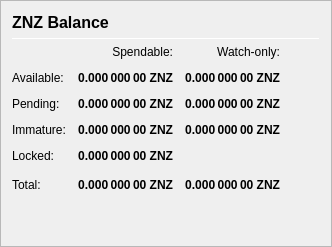
                   <widget class="QFrame" name="frame_Balances">
                    <property name="frameShape">
                     <enum>QFrame::StyledPanel</enum>
                    </property>
                    <property name="frameShadow">
                     <enum>QFrame::Raised</enum>
                    </property>
                    <layout class="QVBoxLayout" name="verticalLayout_4">
                     <item>
                      <layout class="QHBoxLayout" name="horizontalLayout_4">
                       <item>
                        <widget class="QLabel" name="label_5">
                         <property name="minimumSize">
                          <size>
                           <width>0</width>
                           <height>20</height>
                          </size>
                         </property>
                         <property name="font">
                          <font>
                           <pointsize>12</pointsize>
                           <weight>75</weight>
                           <bold>true</bold>
                          </font>
                         </property>
                         <property name="text">
                          <string>ZNZ Balance</string>
                         </property>
                        </widget>
                       </item>
                       <item>
                        <spacer name="horizontalSpacer_3">
                         <property name="orientation">
                          <enum>Qt::Horizontal</enum>
                         </property>
                         <property name="sizeHint" stdset="0">
                          <size>
                           <width>40</width>
                           <height>20</height>
                          </size>
                         </property>
                        </spacer>
                       </item>
                      </layout>
                     </item>
                     <item>
                      <widget class="Line" name="line_Balance">
                       <property name="minimumSize">
                        <size>
                         <width>0</width>
                         <height>1</height>
                        </size>
                       </property>
                       <property name="maximumSize">
                        <size>
                         <width>16777215</width>
                         <height>1</height>
                        </size>
                       </property>
                       <property name="orientation">
                        <enum>Qt::Horizontal</enum>
                       </property>
                      </widget>
                     </item>
                     <item>
                      <layout class="QGridLayout" name="gridLayout">
                       <property name="spacing">
                        <number>12</number>
                       </property>
                       <item row="0" column="1">
                        <widget class="QLabel" name="labelSpendable">
                         <property name="text">
                          <string>Spendable:</string>
                         </property>
                         <property name="alignment">
                          <set>Qt::AlignRight|Qt::AlignTrailing|Qt::AlignVCenter</set>
                         </property>
                        </widget>
                       </item>
                       <item row="0" column="2">
                        <widget class="QLabel" name="labelWatchonly">
                         <property name="text">
                          <string>Watch-only:</string>
                         </property>
                         <property name="alignment">
                          <set>Qt::AlignRight|Qt::AlignTrailing|Qt::AlignVCenter</set>
                         </property>
                        </widget>
                       </item>
                       <item row="1" column="0">
                        <widget class="QLabel" name="labelBalanceText">
                         <property name="text">
                          <string>Available:</string>
                         </property>
                        </widget>
                       </item>
                       <item row="1" column="1">
                        <widget class="QLabel" name="labelBalance">
                         <property name="font">
                          <font>
                           <weight>75</weight>
                           <bold>true</bold>
                          </font>
                         </property>
                         <property name="cursor">
                          <cursorShape>IBeamCursor</cursorShape>
                         </property>
                         <property name="toolTip">
                          <string>Your current spendable balance</string>
                         </property>
                         <property name="text">
                          <string notr="true">0.000 000 00 ZNZ</string>
                         </property>
                         <property name="alignment">
                          <set>Qt::AlignRight|Qt::AlignTrailing|Qt::AlignVCenter</set>
                         </property>
                         <property name="textInteractionFlags">
                          <set>Qt::LinksAccessibleByMouse|Qt::TextSelectableByKeyboard|Qt::TextSelectableByMouse</set>
                         </property>
                        </widget>
                       </item>
                       <item row="1" column="2">
                        <widget class="QLabel" name="labelWatchAvailable">
                         <property name="font">
                          <font>
                           <weight>75</weight>
                           <bold>true</bold>
                          </font>
                         </property>
                         <property name="cursor">
                          <cursorShape>IBeamCursor</cursorShape>
                         </property>
                         <property name="toolTip">
                          <string>Your current balance in watch-only addresses</string>
                         </property>
                         <property name="text">
                          <string notr="true">0.000 000 00 ZNZ</string>
                         </property>
                         <property name="alignment">
                          <set>Qt::AlignRight|Qt::AlignTrailing|Qt::AlignVCenter</set>
                         </property>
                         <property name="textInteractionFlags">
                          <set>Qt::LinksAccessibleByMouse|Qt::TextSelectableByKeyboard|Qt::TextSelectableByMouse</set>
                         </property>
                        </widget>
                       </item>
                       <item row="2" column="0">
                        <widget class="QLabel" name="labelPendingText">
                         <property name="text">
                          <string>Pending:</string>
                         </property>
                        </widget>
                       </item>
                       <item row="2" column="1">
                        <widget class="QLabel" name="labelUnconfirmed">
                         <property name="font">
                          <font>
                           <weight>75</weight>
                           <bold>true</bold>
                          </font>
                         </property>
                         <property name="cursor">
                          <cursorShape>IBeamCursor</cursorShape>
                         </property>
                         <property name="toolTip">
                          <string>Total of transactions that have yet to be confirmed, and do not yet count toward the spendable balance</string>
                         </property>
                         <property name="text">
                          <string notr="true">0.000 000 00 ZNZ</string>
                         </property>
                         <property name="alignment">
                          <set>Qt::AlignRight|Qt::AlignTrailing|Qt::AlignVCenter</set>
                         </property>
                         <property name="textInteractionFlags">
                          <set>Qt::LinksAccessibleByMouse|Qt::TextSelectableByKeyboard|Qt::TextSelectableByMouse</set>
                         </property>
                        </widget>
                       </item>
                       <item row="2" column="2">
                        <widget class="QLabel" name="labelWatchPending">
                         <property name="font">
                          <font>
                           <weight>75</weight>
                           <bold>true</bold>
                          </font>
                         </property>
                         <property name="cursor">
                          <cursorShape>IBeamCursor</cursorShape>
                         </property>
                         <property name="toolTip">
                          <string>Unconfirmed transactions to watch-only addresses</string>
                         </property>
                         <property name="text">
                          <string notr="true">0.000 000 00 ZNZ</string>
                         </property>
                         <property name="alignment">
                          <set>Qt::AlignRight|Qt::AlignTrailing|Qt::AlignVCenter</set>
                         </property>
                         <property name="textInteractionFlags">
                          <set>Qt::LinksAccessibleByMouse|Qt::TextSelectableByKeyboard|Qt::TextSelectableByMouse</set>
                         </property>
                        </widget>
                       </item>
                       <item row="3" column="0">
                        <widget class="QLabel" name="labelImmatureText">
                         <property name="text">
                          <string>Immature:</string>
                         </property>
                        </widget>
                       </item>
                       <item row="3" column="1">
                        <widget class="QLabel" name="labelImmature">
                         <property name="font">
                          <font>
                           <weight>75</weight>
                           <bold>true</bold>
                          </font>
                         </property>
                         <property name="cursor">
                          <cursorShape>IBeamCursor</cursorShape>
                         </property>
                         <property name="toolTip">
                          <string>Staked or masternode rewards that has not yet matured</string>
                         </property>
                         <property name="text">
                          <string notr="true">0.000 000 00 ZNZ</string>
                         </property>
                         <property name="alignment">
                          <set>Qt::AlignRight|Qt::AlignTrailing|Qt::AlignVCenter</set>
                         </property>
                         <property name="textInteractionFlags">
                          <set>Qt::LinksAccessibleByMouse|Qt::TextSelectableByKeyboard|Qt::TextSelectableByMouse</set>
                         </property>
                        </widget>
                       </item>
                       <item row="3" column="2">
                        <widget class="QLabel" name="labelWatchImmature">
                         <property name="font">
                          <font>
                           <weight>75</weight>
                           <bold>true</bold>
                          </font>
                         </property>
                         <property name="cursor">
                          <cursorShape>IBeamCursor</cursorShape>
                         </property>
                         <property name="toolTip">
                          <string>Staked or masternode rewards in watch-only addresses that has not yet matured</string>
                         </property>
                         <property name="text">
                          <string notr="true">0.000 000 00 ZNZ</string>
                         </property>
                         <property name="alignment">
                          <set>Qt::AlignRight|Qt::AlignTrailing|Qt::AlignVCenter</set>
                         </property>
                         <property name="textInteractionFlags">
                          <set>Qt::LinksAccessibleByMouse|Qt::TextSelectableByKeyboard|Qt::TextSelectableByMouse</set>
                         </property>
                        </widget>
                       </item>
                       <item row="4" column="0">
                        <widget class="QLabel" name="labelLockedBalanceText">
                         <property name="toolTip">
                          <string>Locked ZNZ or Masternode collaterals. These are excluded from zZNZ minting.</string>
                         </property>
                         <property name="text">
                          <string>Locked:</string>
                         </property>
                        </widget>
                       </item>
                       <item row="4" column="1">
                        <widget class="QLabel" name="labelLockedBalance">
                         <property name="font">
                          <font>
                           <weight>75</weight>
                           <bold>true</bold>
                          </font>
                         </property>
                         <property name="cursor">
                          <cursorShape>IBeamCursor</cursorShape>
                         </property>
                         <property name="toolTip">
                          <string>Locked ZNZ or Masternode collaterals. These are excluded from zZNZ minting.</string>
                         </property>
                         <property name="text">
                          <string notr="true">0.000 000 00 ZNZ</string>
                         </property>
                         <property name="alignment">
                          <set>Qt::AlignRight|Qt::AlignTrailing|Qt::AlignVCenter</set>
                         </property>
                         <property name="textInteractionFlags">
                          <set>Qt::LinksAccessibleByMouse|Qt::TextSelectableByKeyboard|Qt::TextSelectableByMouse</set>
                         </property>
                        </widget>
                       </item>
                       <item row="5" column="0">
                        <widget class="QLabel" name="labelTotalText">
                         <property name="toolTip">
                          <string>Your current Zenzo balance, unconfirmed and immature transactions included</string>
                         </property>
                         <property name="text">
                          <string>Total:</string>
                         </property>
                        </widget>
                       </item>
                       <item row="5" column="1">
                        <widget class="QLabel" name="labelTotal">
                         <property name="font">
                          <font>
                           <weight>75</weight>
                           <bold>true</bold>
                          </font>
                         </property>
                         <property name="cursor">
                          <cursorShape>IBeamCursor</cursorShape>
                         </property>
                         <property name="toolTip">
                          <string>Your current Zenzo balance, unconfirmed and immature transactions included</string>
                         </property>
                         <property name="text">
                          <string notr="true">0.000 000 00 ZNZ</string>
                         </property>
                         <property name="alignment">
                          <set>Qt::AlignRight|Qt::AlignTrailing|Qt::AlignVCenter</set>
                         </property>
                         <property name="textInteractionFlags">
                          <set>Qt::LinksAccessibleByMouse|Qt::TextSelectableByKeyboard|Qt::TextSelectableByMouse</set>
                         </property>
                        </widget>
                       </item>
                       <item row="5" column="2">
                        <widget class="QLabel" name="labelWatchTotal">
                         <property name="font">
                          <font>
                           <weight>75</weight>
                           <bold>true</bold>
                          </font>
                         </property>
                         <property name="cursor">
                          <cursorShape>IBeamCursor</cursorShape>
                         </property>
                         <property name="toolTip">
                          <string>Current total balance in watch-only addresses</string>
                         </property>
                         <property name="text">
                          <string notr="true">0.000 000 00 ZNZ</string>
                         </property>
                         <property name="alignment">
                          <set>Qt::AlignRight|Qt::AlignTrailing|Qt::AlignVCenter</set>
                         </property>
                         <property name="textInteractionFlags">
                          <set>Qt::LinksAccessibleByMouse|Qt::TextSelectableByKeyboard|Qt::TextSelectableByMouse</set>
                         </property>
                        </widget>
                       </item>
                       <item row="5" column="3">
                        <spacer name="horizontalSpacer_9">
                         <property name="orientation">
                          <enum>Qt::Horizontal</enum>
                         </property>
                         <property name="sizeHint" stdset="0">
                          <size>
                           <width>40</width>
                           <height>20</height>
                          </size>
                         </property>
                        </spacer>
                       </item>
                      </layout>
                     </item>
                     <item>
                      <spacer name="verticalSpacer_3">
                       <property name="orientation">
                        <enum>Qt::Vertical</enum>
                       </property>
                       <property name="sizeHint" stdset="0">
                        <size>
                         <width>20</width>
                         <height>40</height>
                        </size>
                       </property>
                      </spacer>
                     </item>
                    </layout>
                   </widget>
